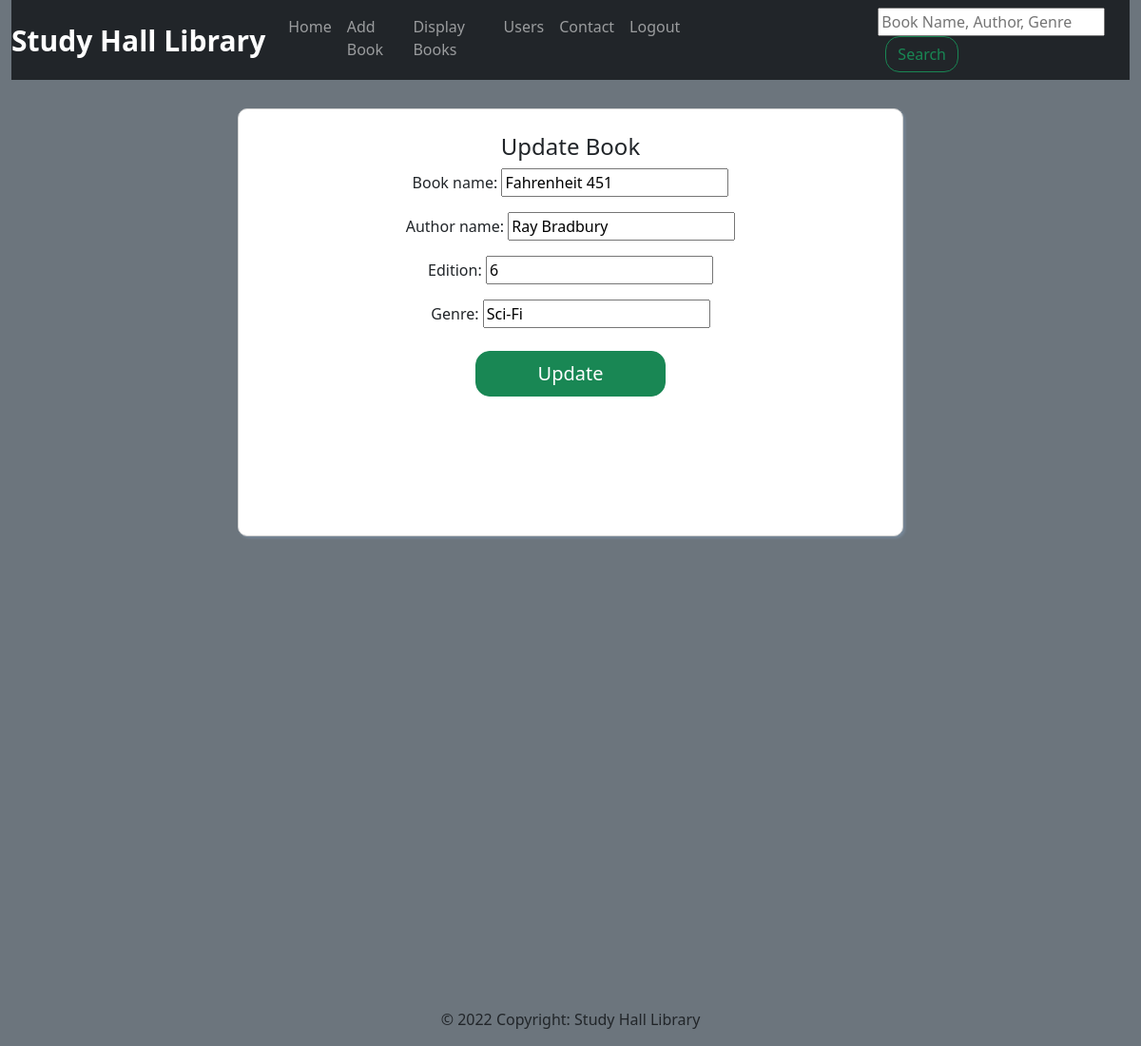
/app1/updatebook/5/ (signed in), run on the app's committed database.
### app1/models.py (models this page shows, shortened)
class Book(models.Model):
    book_name=models.CharField(max_length=100)
    author_name=models.CharField(max_length=50)
    edition=models.CharField(max_length=10)
    genre=models.CharField(max_length=20)

### app1/views.py (the view)
# urls.py: path('updatebook/<int:id>/', views.updatebook, name='updatebook'),
def updatebook(request,id):
    if request.session.has_key('username'):
        book = Book.objects.get(id=id)
        form = Bookform()
        if request.method == "POST":
            form = Bookform(request.POST, instance=book)
            if form.is_valid():
                form.save()
                messages.success(request,"Book Updated")
                return redirect("displaybooks")
        else:
            book = Book.objects.get(id=id)
            form = Bookform(instance=book)
            context = {'form' : form}
            return render(request,"updatebook.html", context)
    else:
        messages.info(request,"Please login to continue")
        return redirect('login')

### app1/forms.py
class Bookform(forms.ModelForm):
    class Meta:
        model = Book
        fields ="__all__"

### app1/templates/updatebook.html (shortened to what this page needs)
{% extends 'base.html' %}
{% block content %}
<div class="container">
    <h4 class="heading text-center">Update Book</h4>
    <form action="" method="post" class="form-outline mb-4 text-center">
        {{form.as_p}}
        <input type="submit" value="Update" class="btn btn-success btn-lg text-center updatebtn">
    </form>
</div>
{% endblock %}

### app1/templates/updatebook.html (style rules this page uses)
.container { max-width: 700px; height: 450px; box-sizing: border-box; background-color: white; margin: auto; padding: auto; margin-top: 30px; border: 1px solid lightgrey; border-radius: 10px; box-shadow: 2px 2px 3px lightslategray; }
.heading { margin-top: 25px; }
.btn { margin: 8px; border-radius: 15px; }
.updatebtn { width: 200px; margin-bottom: 10px; }

### data on the page
Book: book_name "Fahrenheit 451", author_name "Ray Bradbury", edition "6", genre "Sci-Fi"
